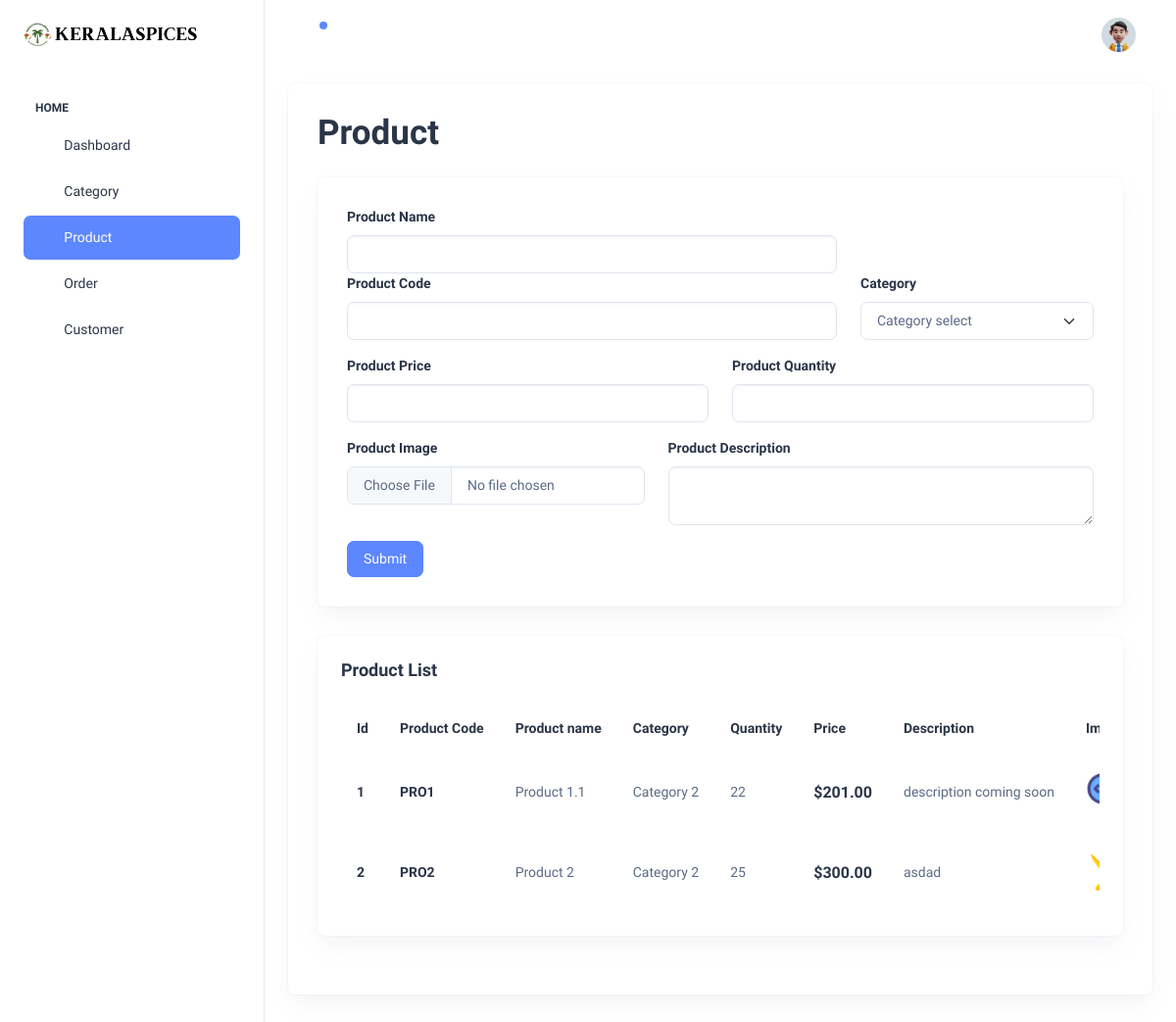
/spices_product (signed in), run on the app's committed database.
### spicesapp/models.py (models this page shows, shortened)
class Product(models.Model):
    product_name = models.CharField(max_length=100)
    category = models.ForeignKey(Category, on_delete=models.CASCADE)
    price = models.DecimalField(max_digits=10, decimal_places=2)
    quantity = models.PositiveIntegerField()
    image = models.ImageField(upload_to='product_images', blank=True, null=True)
    description = models.TextField()
    product_code = models.CharField(max_length=20)

class Category(models.Model):
    category_name = models.CharField(max_length=100)
    image = models.ImageField(upload_to='category_images', blank=True, null=True)

### spicesapp/views.py (the view, shortened to what this page needs)
# urls.py: path('spices_product', views.spices_product, name='spices_product'),
def spices_product(request):
    categories = Category.objects.all()
    products = Product.objects.all()
    context = {'categories': categories, 'products':products}
    return render(request, 'spices_admin/spices_product.html', context)

### spicesapp/templates/spices_admin/spices_product.html (shortened to what this page needs)
{% extends 'spices_admin/base.html' %}
{% load static %}
{% block content %}
<div class="container-fluid">
    <div class="card">
      <div class="card-body">
        <h1 class="fw-semibold mb-4">Product</h1>
        <div class="card">
          <div class="card-body">
            <form method="POST" action="{% url 'spices_product' %}" enctype="multipart/form-data">
                <div class="row mb-3">
                    <div class="col-lg-8 col-md-8 col-sm-8">
                        <label for="name" class="form-label">Product Name</label>
                        <input type="text" class="form-control" id="name" name="name" value="">
                    </div>
                    <div class="col-lg-8 col-md-8 col-sm-8">
                        <label for="code" class="form-label">Product Code</label>
                        <input type="text" class="form-control" id="code" name="code" value="">
                    </div>
                    <div class="col-lg-4 col-md-4 col-sm-4">
                        <label for="category" class="form-label">Category</label>
                        <select class="form-select" id="category" name="category">
                            <option disabled selected>Category select</option>
                        </select>
                    </div>
                </div>
                <div class="row mb-3">
                    <div class="col-lg-6 col-md-4 col-sm-4">
                        <label for="price" class="form-label">Product Price</label>
                        <input type="number" class="form-control" id="price" name="price" value="">
                    </div>
                    <div class="col-lg-6 col-md-8 col-sm-8">
                        <label for="quantity" class="form-label">Product Quantity</label>
                        <input type="number" class="form-control" id="quantity" name="quantity" value="">
                    </div>
                </div>
                <div class="row mb-3">
                    <div class="col-lg-5 col-md-5 col-sm-5">
                        <label for="image" class="form-label">Product Image</label>
                        <input type="file" class="form-control" id="image" name="image">
                    </div>
                    <div class="col-lg-7 col-md-7 col-sm-7">
                        <label for="description" class="form-label">Product Description</label>
                        <textarea class="form-control" id="description" name="description" rows="2" cols="50"></textarea>
                    </div>
                </div>
                <button type="submit" class="btn btn-primary" name="submitp">Submit</button>
            </form>
          </div>
        </div>
<div class="card w-100">
    <div class="card-body p-4">
        <h5 class="card-title fw-semibold mb-4">Product List</h5>
        <div class="table-responsive">
            <table class="table text-nowrap mb-0 align-middle">
                <thead class="text-dark fs-4">
                    <tr>
                        <th class="border-bottom-0">
                            <h6 class="fw-semibold mb-0">Id</h6>
                        </th>
                        <th class="border-bottom-0">
                            <h6 class="fw-semibold mb-0">Product Code</h6>
                        </th>
                        <th class="border-bottom-0">
                            <h6 class="fw-semibold mb-0">Product name</h6>
                        </th>
                        <th class="border-bottom-0">
                            <h6 class="fw-semibold mb-0">Category</h6>
                        </th>
                        <th class="border-bottom-0">
                            <h6 class="fw-semibold mb-0">Quantity</h6>
                        </th>
                        <th class="border-bottom-0">
                            <h6 class="fw-semibold mb-0">Price</h6>
                        </th>
                        <th class="border-bottom-0">
                            <h6 class="fw-semibold mb-0">Description</h6>
                        </th>
                        <th class="border-bottom-0">
                            <h6 class="fw-semibold mb-0">Image</h6>
                        </th>
                    </tr>
                </thead>
                <tbody>
                    {% for product in products %}
                    <tr>
                        <td class="border-bottom-0"><h6 class="fw-semibold mb-0">{{ product.id }}</h6></td>
                        <td class="border-bottom-0"><h6 class="fw-semibold mb-0">{{ product.product_code}}</h6></td>
                        <td class="border-bottom-0">
                            <p class="mb-0 fw-normal">{{ product.product_name }}</p>
                        </td>
                        <td class="border-bottom-0">
                            <p class="mb-0 fw-normal">{{ product.category.category_name }}</p>
                        </td>
                        <td class="border-bottom-0">
                            <p class="mb-0 fw-normal">{{ product.quantity }}</p>
                        </td>
                        <td class="border-bottom-0">
                            <h6 class="fw-semibold mb-0 fs-4">${{ product.price }}</h6>
                        </td>
                        <td class="border-bottom-0">
                            <p class="mb-0 fw-normal">{{ product.description }}</p>
                        </td>
                        <td class="border-bottom-0">
                            <h6 class="fw-semibold mb-0 fs-4"><img src="{{ product.image.url }}" alt="product image" width="50"></h6>
                        </td>
                    </tr>
                    {% endfor %}
                </tbody>
            </table>
        </div>
    </div>
</div>
      </div>
    </div>
  </div>
</div>
</div>
{% endblock %}

### data on the page
Product: id "1", product_code "PRO1", product_name "Product 1.1", category.category_name "Category 2", quantity "22", price "201.00", description "description coming soon", image (picture)
Product: id "2", product_code "PRO2", product_name "Product 2", category.category_name "Category 2", quantity "25", price "300.00", description "asdad", image (picture)
